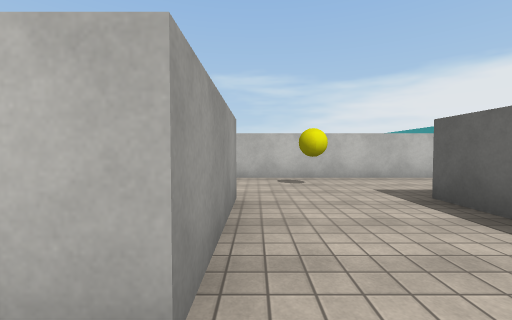
View 1 (above)

24 first-person views from a walk through a 3-D level made in the Unity game engine. The camera is 1.2 m above the floor, tilts 2° down and sees 90° across. The floor is counted in squares, 2 m on a side. Each view is taken from the middle of a square. On the plan, view 1 faces up. The plan holds only what a view shows up to about 9 squares ahead; the rest is blank. The place goes on beyond the plan. The player is left out. Some animated figures are not drawn. Surface patterns are stand-ins for the level's own textures.

View 2
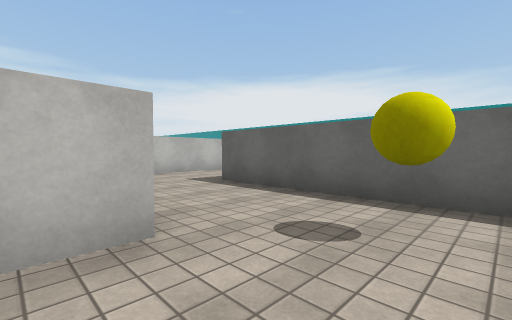

View 3
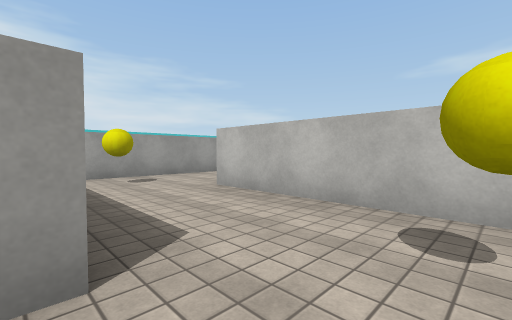

View 4
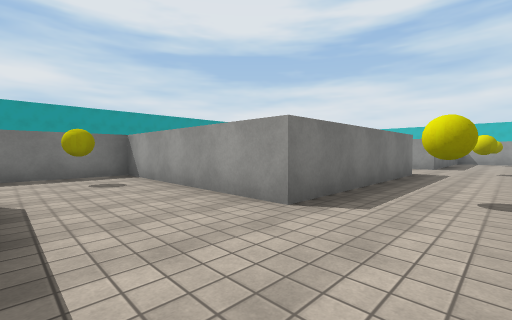

View 5
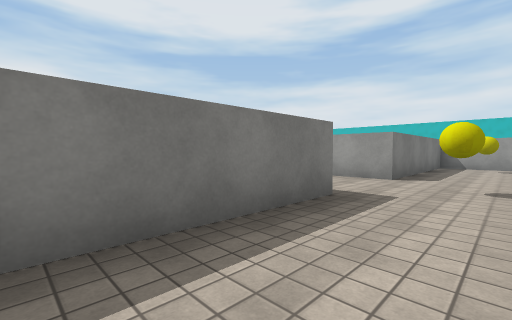

View 6
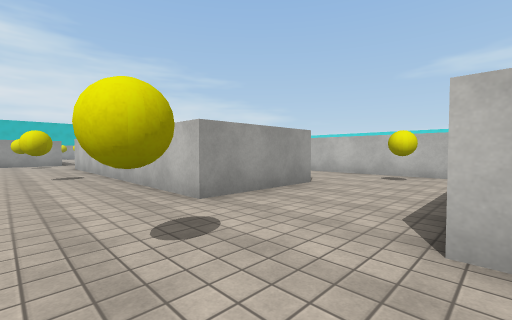

View 7
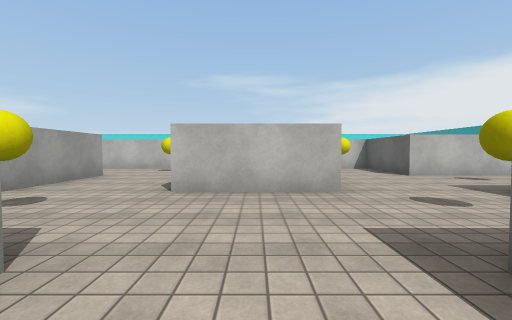

View 8
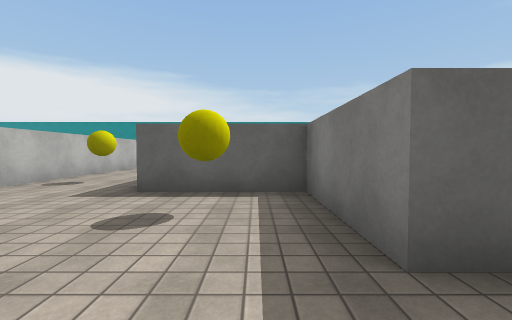

View 9
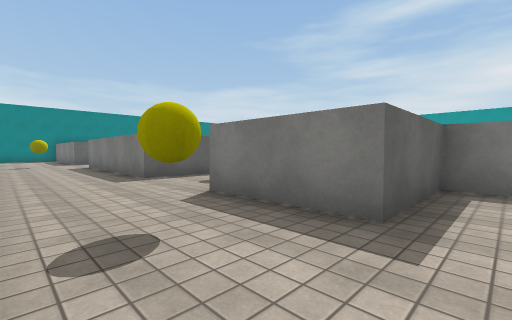

View 10
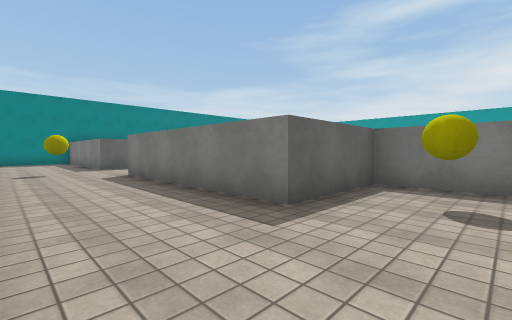

View 11
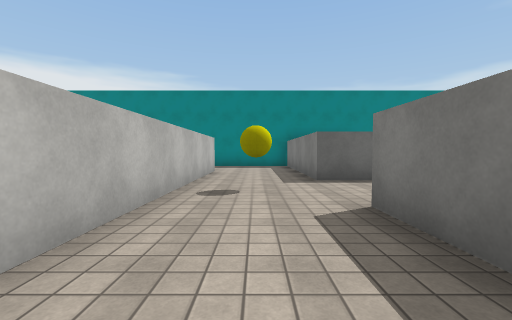

View 12
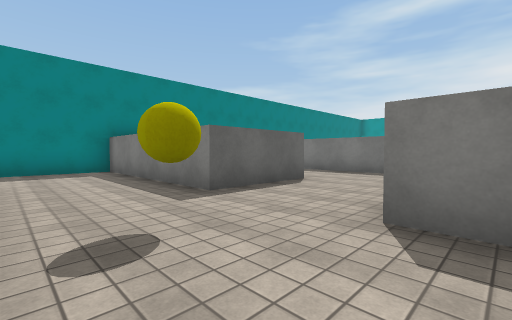

View 13
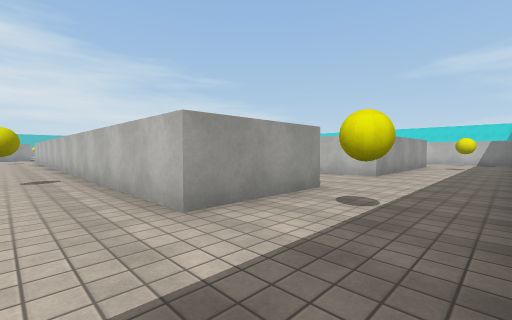

View 14
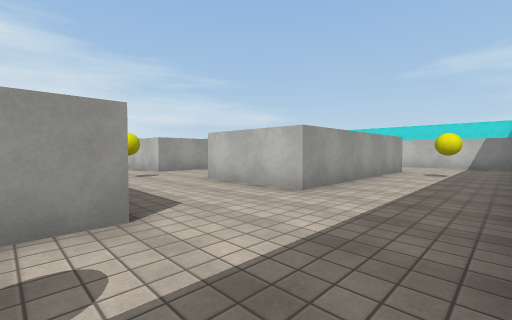

View 15
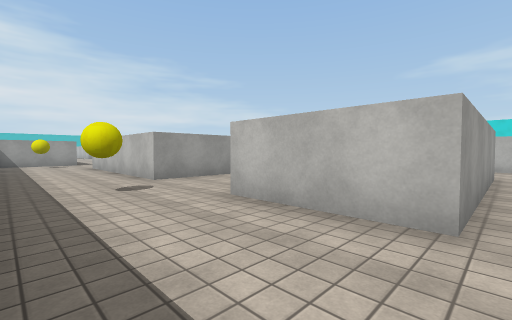

View 16
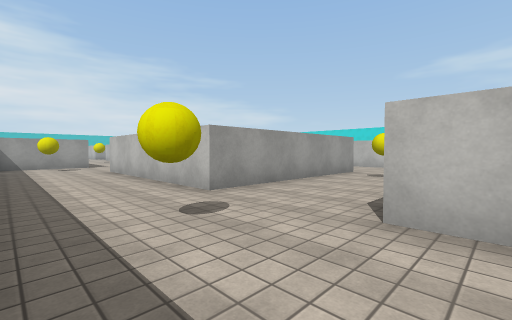

View 17
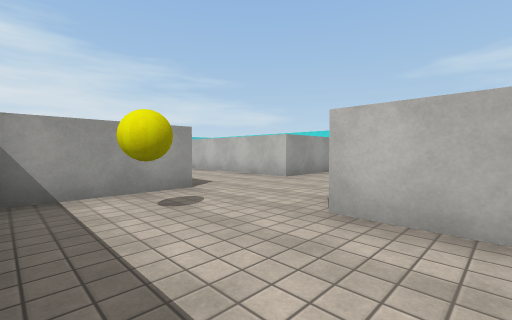

View 18
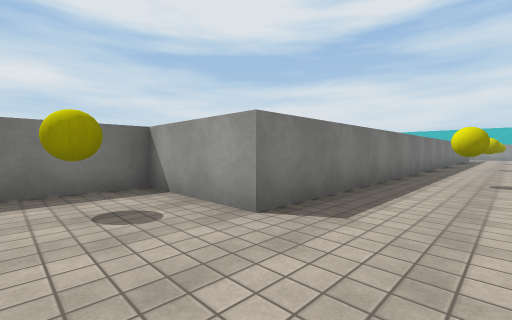

View 19
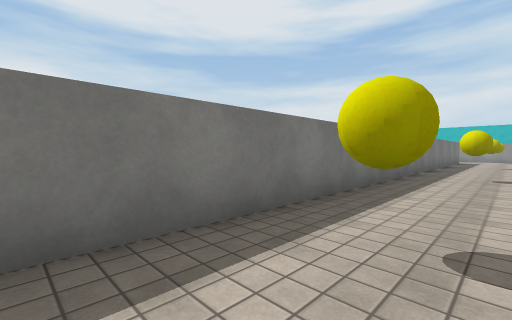

View 20
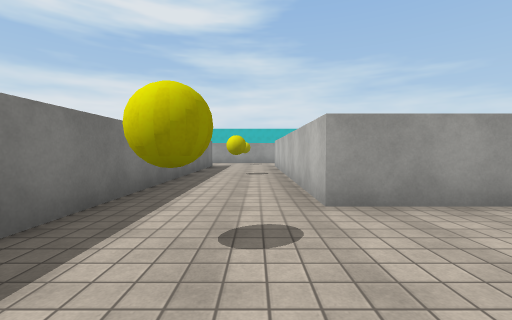

View 21
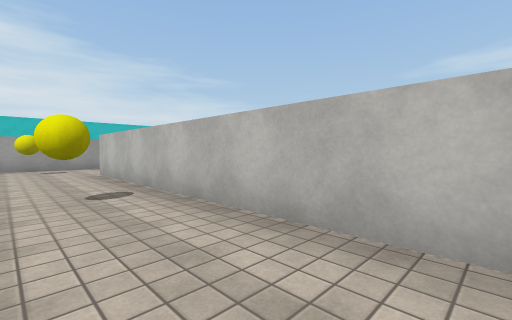

View 22
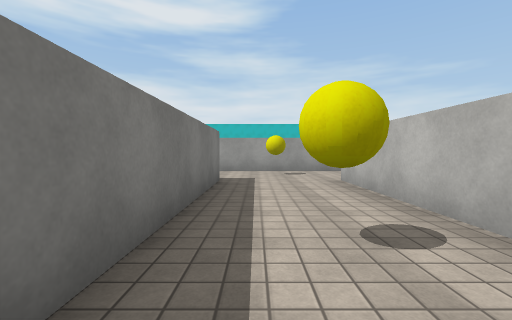

View 23
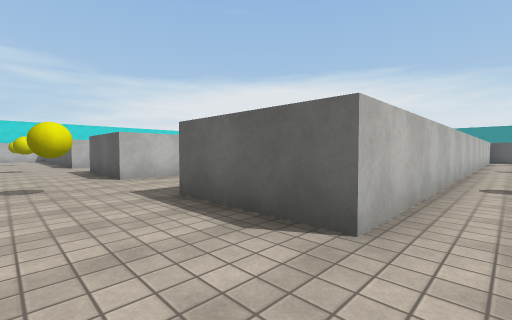

View 24
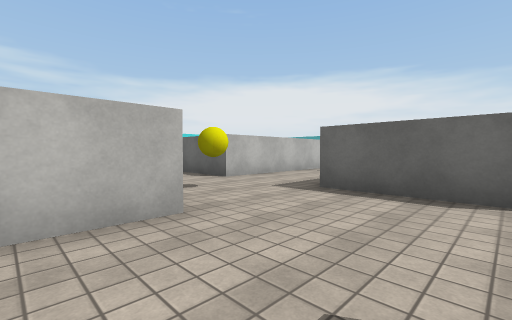

### Floor plan
Points are (right, up) in squares from view 1. A wall is a line through its corners. A room is listed if a view was taken in it or the views show most of it. See-through windows are left out.
Room 1 (views 1, 3)
walls: (-0.2, 3.4) (-0.2, 0.7); (2.3, -1.1) (2.3, 3.2); (2.5, 5.8) (-0.5, 5.8)
ways out: opening at (-1.5, -0.5) to room 2; opening at (-1.5, 4.5) to room 2; opening at (3.5, 4.5) to room 2
objects: yellow ball (1, 0); yellow ball (1, 5)
Room 2 (views 2, 4, 5, 6, 7, 8, 9, 10, 11, 12, 13, 14, 15, 16, 17, 18, 19, 20, 21, 22, 23, 24)
walls: (-2.8, 7.6) (-2.8, 8.3) (-0.3, 8.3) (-0.3, 10.7) (2.2, 10.7); (-2.6, 10.8) (-5.2, 10.8); (-0.5, 5.8) (-2.8, 5.8); (2.9, 8.3) (4.7, 8.3) (4.7, 10.7) (9.8, 10.7); (4.2, 5.8) (2.5, 5.8); (-5, 15.7) (-15.2, 15.7) (-15.2, 18.3) (2.3, 18.3) (2.3, 15.8) (4.1, 15.8); (-7.7, 13.2) (-7.7, 10.8) (-15.2, 10.8) (-15.2, 13.2); (-0.2, 0.7) (-1.1, 0.7); (-10.4, 8.3) (-5.3, 8.3) (-5.3, 3.3) (-2.9, 3.3); (11.4, 5.7) (14, 5.7); (12.2, 8.2) (12.2, 10.7) (17.2, 10.7) (17.2, 13); (2.3, 22.9) (2.3, 20.8) (-2, 20.8); (-7.7, 22.9) (-7.7, 20.8) (-15.2, 20.8) (-15.2, 23.2); (-17.7, 10) (-17.7, 8.3) (-12.8, 8.3) (-12.8, 6.9); (14.8, 15.9) (14.8, 13.2) (-0.3, 13.2) (-0.3, 15.7) (-1.1, 15.7); (-17.8, 13.2) (-19.1, 13.2); (9.8, 23.2) (9.8, 18.3) (4.8, 18.3); (-17.7, 21.5) (-17.7, 17.9); (14.8, 23.4) (14.8, 18.3) (12.2, 18.3)
ways out: opening at (-1.5, -0.5) to room 1; opening at (-1.5, 4.5) to room 1; opening at (3.5, 4.5) to room 1
objects: yellow ball (-17, 9); yellow ball (-17, 14); yellow ball (-17, 19); yellow ball (-12, 9); yellow ball (-12, 19); yellow ball (-7, 9); yellow ball (-7, 14); yellow ball (-7, 19); yellow ball (-4, 5); yellow ball (-2, 9); other object (-2, 14); yellow ball (-2, 19); yellow ball (1, 12); yellow ball (3, 9); yellow ball (3, 17); yellow ball (11, 12); yellow ball (11, 17); yellow ball (11, 22); yellow ball (16, 15); yellow ball (16, 22)

Where each view was taken, in squares from view 1:
view 1: 0 up, 0 right, facing up
view 2: 1 down, 1 left, facing up-right
view 3: 3 up, 1 right, facing up-left
view 4: 10 up, 3 left, facing down-left
view 5: 10 up, 7 left, facing down-left
view 6: 9 up, 5 left, facing up-left
view 7: 7 up, 4 left, facing up
view 8: 9 up, 4 left, facing right
view 9: 13 up, 1 left, facing down-right
view 10: 13 up, 3 right, facing down-right
view 11: 12 up, 7 right, facing right
view 12: 13 up, 9 right, facing down-right
view 13: 12 up, 17 right, facing up-left
view 14: 15 up, 17 right, facing up-left
view 15: 16 up, 15 right, facing up-left
view 16: 16 up, 13 right, facing up-left
view 17: 16 up, 6 right, facing up-left
view 18: 20 up, 4 right, facing down-left
view 19: 20 up, 0 right, facing down-left
view 20: 20 up, 5 left, facing left
view 21: 19 up, 8 left, facing up-left
view 22: 19 up, 10 left, facing left
view 23: 15 up, 17 left, facing up-right
view 24: 11 up, 19 left, facing up-right
